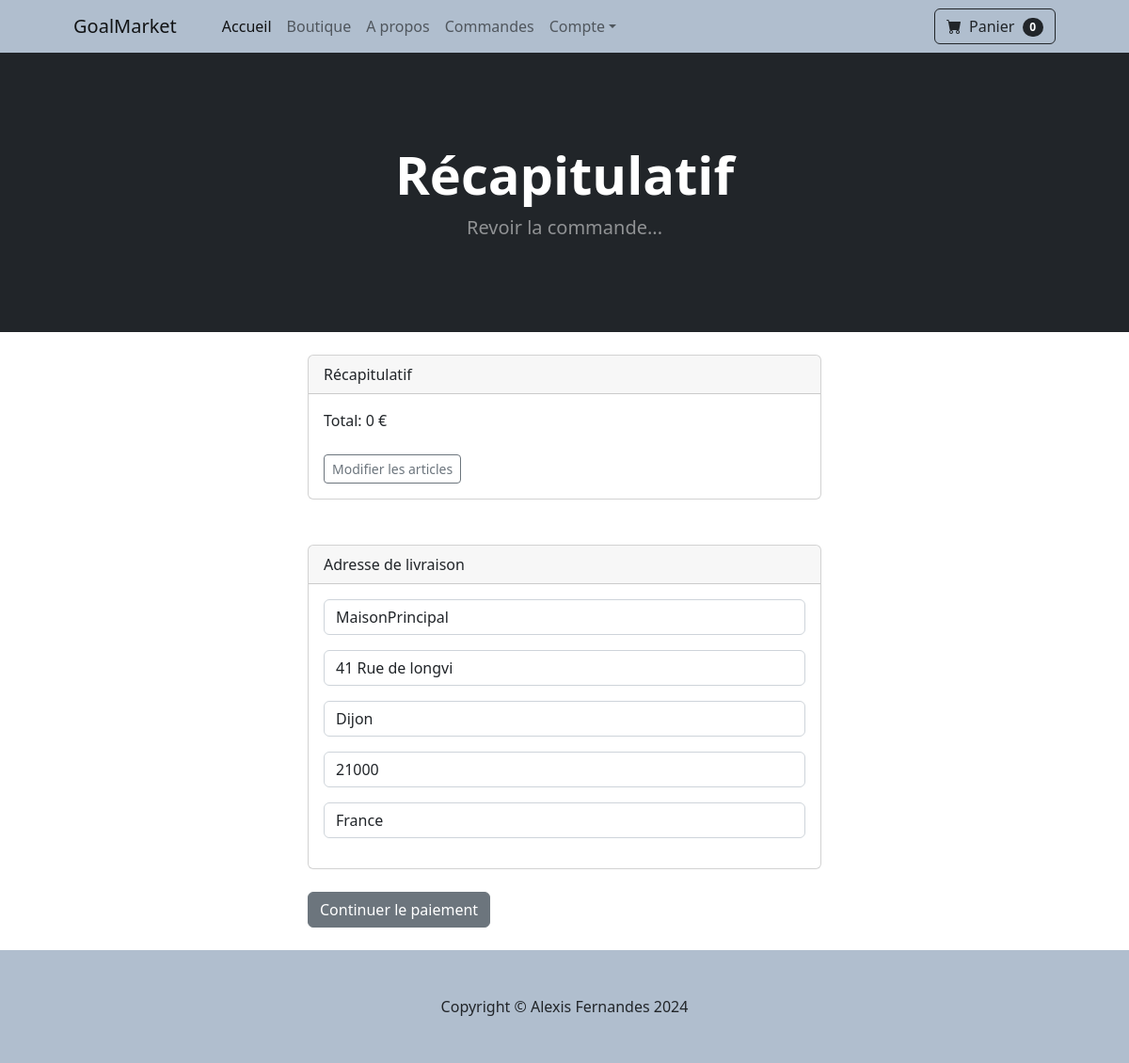
/panier/checkout/ (signed in), run on the app's committed database.
### myapp/models.py (models this page shows, shortened)
class AdresseLivraison(models.Model):
    user = models.ForeignKey(User, on_delete=models.CASCADE,null=True, blank=True)
    livraison_titre = models.CharField(max_length=255,null=True, blank=True)
    livraison_rue = models.CharField(max_length=255,null=True, blank=True)
    livraison_ville = models.CharField(max_length=255,null=True, blank=True)
    livraison_code_postal = models.CharField(max_length=255,null=True, blank=True)
    livraison_pays = models.CharField(max_length=255,null=True, blank=True)

### panier/views.py (the view)
# urls.py: path('checkout/', views.checkout, name='checkout'),
def checkout(request):
    panier = Panier(request)
    quantite = panier.get_quants()
    panier_produits = panier.get_prods()
    panier_total = panier.panier_total()
    if request.user.is_authenticated:
        livraison_user = AdresseLivraison.objects.get(user__id=request.user.id)
        livraison_form = AdresseLivraisonForm(request.POST or None, instance=livraison_user)
        return render(request, 'checkout.html', {'quantite': quantite,'total': panier_total,'panier_produits': panier_produits, 'livraison_form': livraison_form})
    else:
        userunlog = UserUnlogForm()
        livraison_form = AdresseLivraisonForm(request.POST or None)
        return render(request, 'checkout.html',{'quantite': quantite,'total': panier_total,'panier_produits': panier_produits,'livraison_form': livraison_form, 'userunlog': userunlog})

### myapp/forms.py
class AdresseLivraisonForm(forms.ModelForm):
	livraison_titre = forms.CharField(label="", widget=forms.TextInput(attrs={'class':'form-control', 'placeholder':'Titre'}), )
	livraison_rue = forms.CharField(label="", widget=forms.TextInput(attrs={'class':'form-control', 'placeholder':'Rue'}),)
	livraison_ville = forms.CharField(label="", widget=forms.TextInput(attrs={'class':'form-control', 'placeholder':'Ville'}),)
	livraison_code_postal = forms.CharField(label="", widget=forms.TextInput(attrs={'class':'form-control', 'placeholder':'Code postal'}),)
	livraison_pays = forms.CharField(label="", widget=forms.TextInput(attrs={'class':'form-control', 'placeholder':'Pays'}),)
	class Meta:
		model = AdresseLivraison
		fields = ('livraison_titre', 'livraison_rue', 'livraison_ville', 'livraison_code_postal', 'livraison_pays')
		exclude = ['user']

### panier/context_processors.py (called while the page is built)
def panier(request):
    return {'panier': Panier(request)}

### panier/panier.py (called while the page is built, shortened)
    def __len__(self):
        return len(self.panier)

    def get_prods(self):
        produit_ids = self.panier.keys()
        produits = Produit.objects.filter(id__in=produit_ids)
        return produits

    def get_quants(self):
        quantite = self.panier
        return quantite

    def panier_total(self):
        produit_ids = self.panier.keys()
        produits = Produit.objects.filter(id__in=produit_ids)
        quantite = self.panier
        total = 0
        return total

### panier/templates/checkout.html (shortened to what this page needs)
{% extends "nav.html" %}
{% load static %}
{% block content %}
<header class="bg-dark py-5">
    <div class="container px-4 px-lg-5 my-5">
        <div class="text-center text-white">
            <h1 class="display-4 fw-bolder">Récapitulatif</h1>
            <p class="lead fw-normal text-white-50 mb-0">Revoir la commande...</p>
        </div>
    </div>
</header>
<br />
<div class="container">
    <div class="row">
        <div class="col-md-6 offset-md-3">
            <div class="card">
                <div class="card-header">
                    Récapitulatif
                </div>
                <div class="card-body">
                    Total: {{ total }} €
                    <br /><br />
                    <a href="{% url 'panier_summary' %}" class="btn btn-sm btn-outline-secondary">Modifier les
                        articles</a>
                </div>
            </div>
            <br /><br />
            <div class="card">
                <div class="card-header">
                    Adresse de livraison
                </div>
                <div class="card-body">
                    <form method="post" action="{%url 'paiement' %}">
                        {%if user.is_authenticated %}
                        {{ livraison_form.as_p }}
                        {% else %}
                        {% csrf_token %}
                        {{ userunlog.as_p }}
                        {{ livraison_form.as_p }}
                        {% endif %}
                </div>
            </div>
            <br />
            <button type="submit" class="btn btn-secondary">Continuer le paiement</button>
            <br /><br />
        </div>
    </div>
</div>
{% endblock %}

### data on the page
AdresseLivraison: livraison_titre "MaisonPrincipal", livraison_rue "41 Rue de longvi", livraison_ville "Dijon", livraison_code_postal "21000", livraison_pays "France"

### other printed values
{{ panier|length }} "0"
{{ total }} "0"
